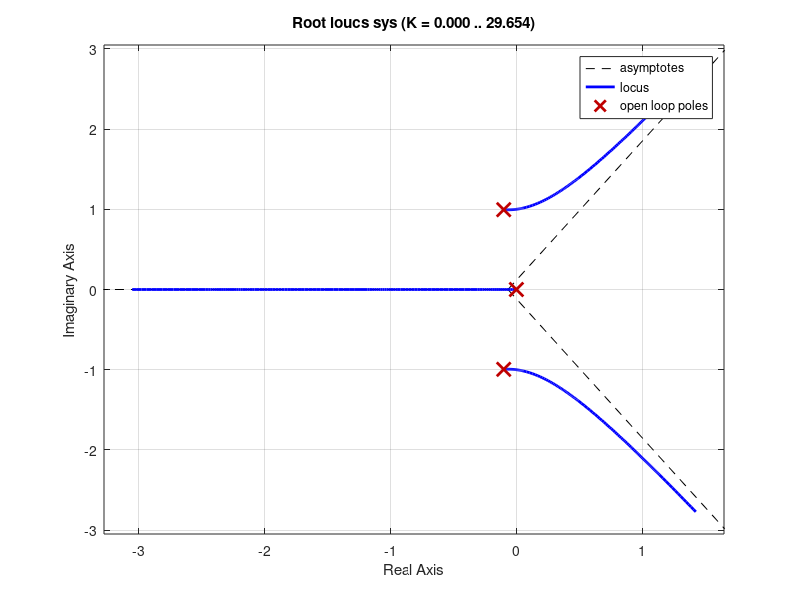

Write MATLAB code to recreate this figure. (Note: this script raises an error after producing the figure.)
% Fig. 5.57   Feedback Control of Dynamic Systems, 4e 
%             Franklin, Powell, Emami
%script for Figure 5.57
sys=tf([1],[1 0.2 1 0]);
rlocus(sys)
Title('Figure 5.57  Root locus of 1/(s^2+0.2s + 1)')
axis([-3 1 -1.5 1.5])
hold on
r=roots([1 .2 1 .5]);
 plot(r,'*')
 z=0:.1:.9;
wn= .5:.5:3;
 sgrid(z, wn)
 hold off
